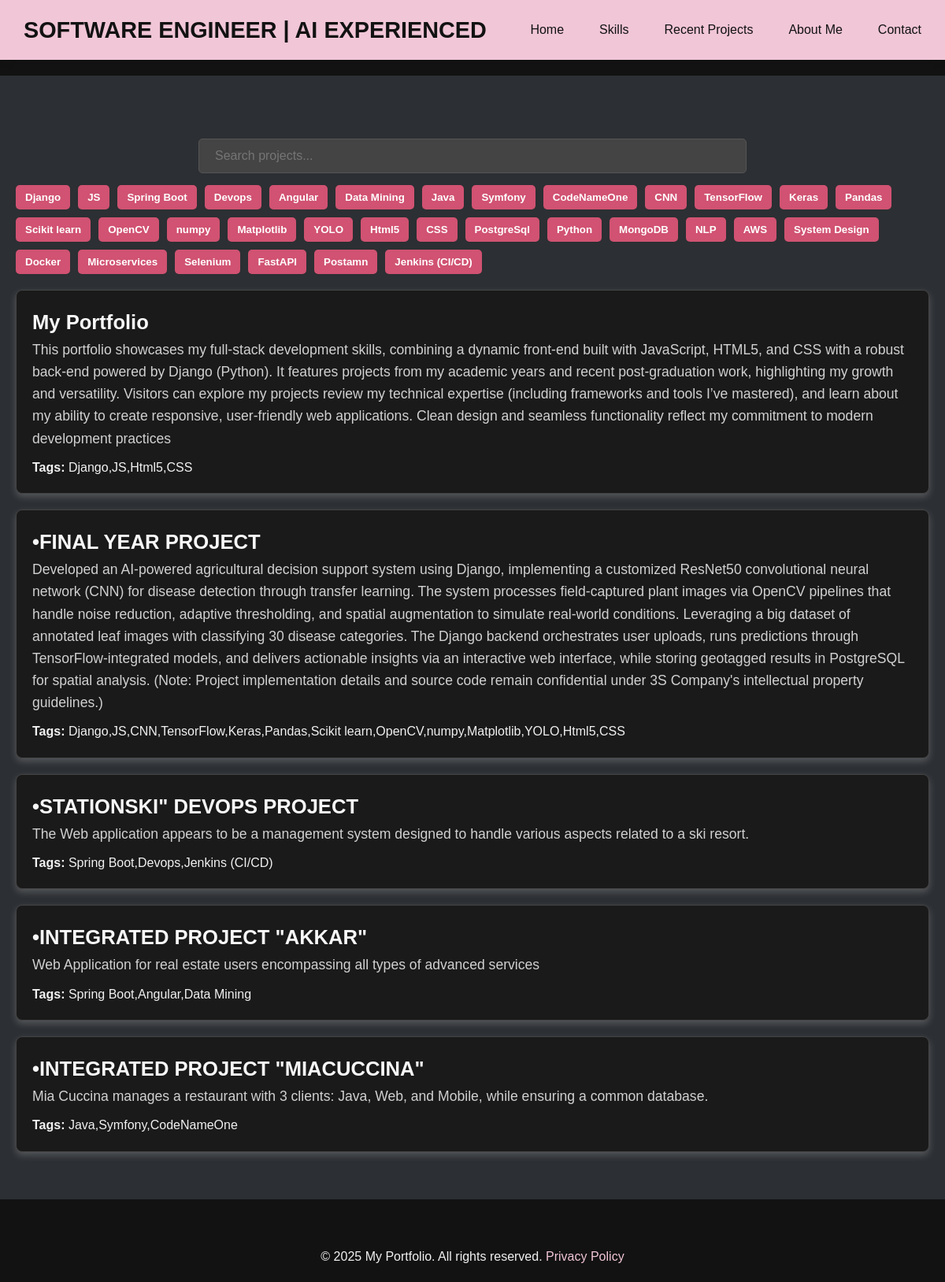
/, run on an earlier commit of the app's database.
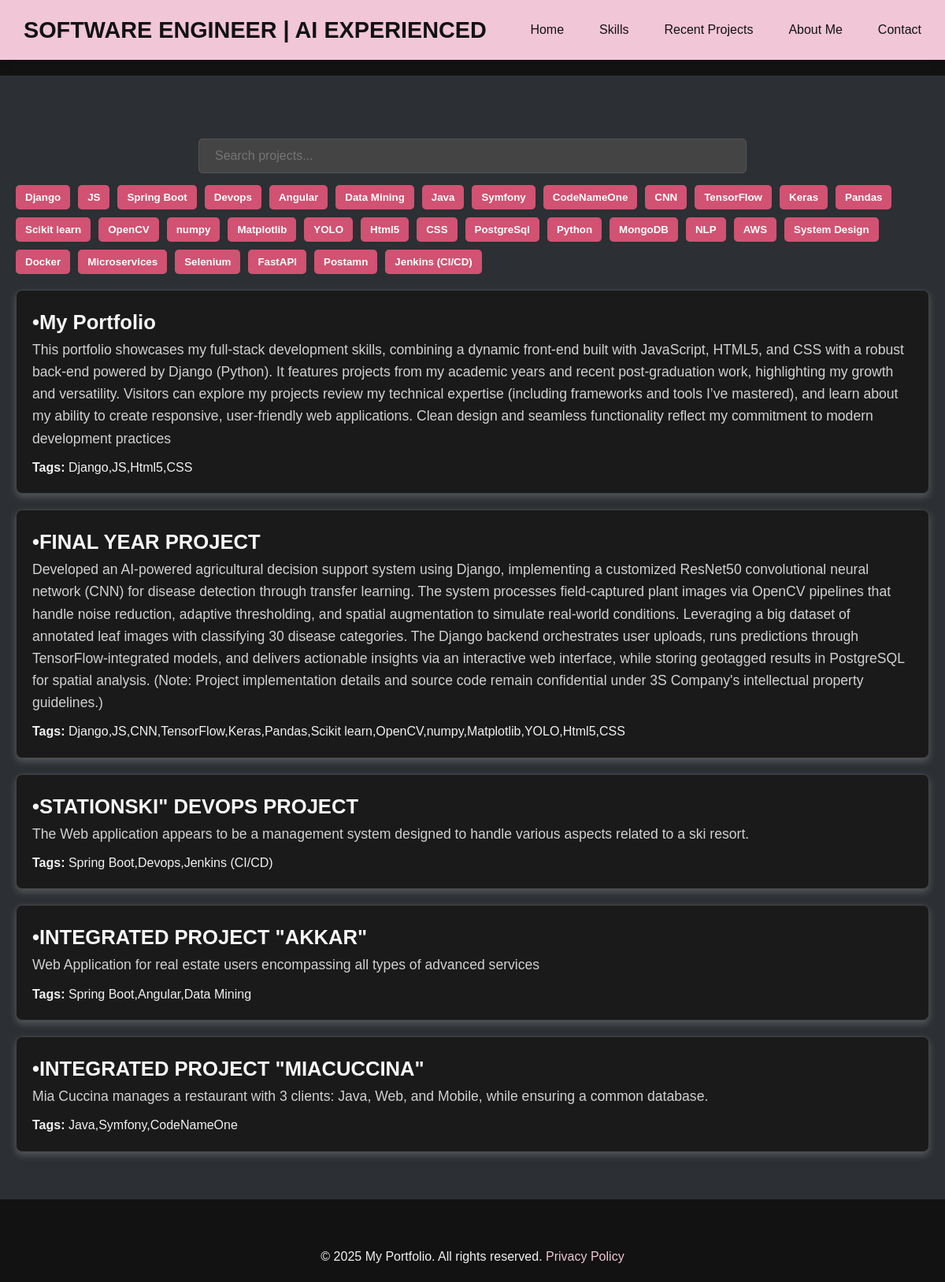
And on a later commit of the database.
### main/models.py (models this page shows, shortened)
class Project(models.Model):
    title = models.CharField(max_length=200)
    description = models.TextField()
    tags = models.ManyToManyField(Tag, related_name="projects") # like pythons js django kol projet shnua aandu
    link = models.URLField(max_length=200, blank=True) #Link for the github project and blank = true , it's okey to not have a link for the project
    created_at = models.DateTimeField(auto_now_add=True)

class Tag(models.Model):
    name = models.CharField(max_length=100, unique=True) #we can only have a unique tag for the project
    def __str__(self): #string method when we print out the model
        return self.name

### main/views.py (the view)
# urls.py: path("", views.home, name="home"),
def home(request):
    projects = Project.objects.all().order_by('-created_at') #Access to all the projects
    tags = Tag.objects.all()
    return render(request, "home.html", {"projects" : projects, "tags": tags})

### main/templates/home.html (shortened to what this page needs)
{% extends 'base.html' %}
{% load static %}
{% block extrahead %}
<link rel="stylesheet" href="{% static 'css/home.css' %}">
{% endblock extrahead %}
{% block content %}
<div class="filters">
    <div class="tags-list">
        {% for tag in tags %}
            <button class="tag" data-tag="{{ tag.name|lower }}">{{ tag.name }}</button>
        {% endfor %}
    </div>
</div>
<div class="project-list">
    {% for project in projects %}
    <div class="project" data-name="{{ project.title|lower }}" data-tags="{{ project.tags.all|join:','|lower }}">
        <h2><a href="{% url 'project' project.id %}">{{ project.title }}</a></h2>
        <p>{{ project.description }}</p>
        <div class="tags">
            <strong>Tags:</strong>
            <span>{{ project.tags.all|join:',' }}</span>
        </div>
    </div>
    {% endfor %}
</div>
{% endblock content %}

What changed in the data, as far as the page shows it:
changed Project "Django,JS,Html5,CSS": title "My Portfolio" → "•My Portfolio"
